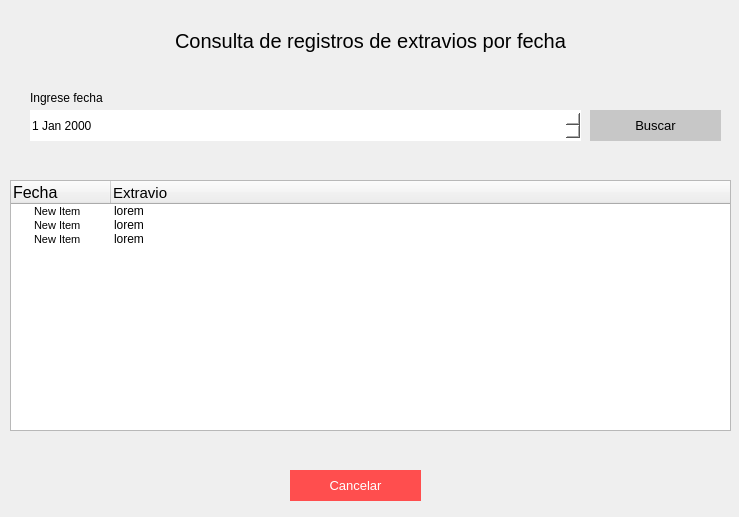
<?xml version="1.0" encoding="UTF-8"?>
<ui version="4.0">
 <class>Form</class>
 <widget class="QWidget" name="Form">
  <property name="geometry">
   <rect>
    <x>0</x>
    <y>0</y>
    <width>739</width>
    <height>517</height>
   </rect>
  </property>
  <property name="windowTitle">
   <string>Form</string>
  </property>
  <widget class="QLabel" name="label_2">
   <property name="geometry">
    <rect>
     <x>10</x>
     <y>20</y>
     <width>721</width>
     <height>41</height>
    </rect>
   </property>
   <property name="styleSheet">
    <string notr="true">font-size:20px;
</string>
   </property>
   <property name="text">
    <string>Consulta de registros de extravios por fecha</string>
   </property>
   <property name="alignment">
    <set>Qt::AlignCenter</set>
   </property>
  </widget>
  <widget class="QTreeWidget" name="ca_tabla">
   <property name="geometry">
    <rect>
     <x>10</x>
     <y>180</y>
     <width>721</width>
     <height>251</height>
    </rect>
   </property>
   <column>
    <property name="text">
     <string>Fecha</string>
    </property>
    <property name="font">
     <font>
      <pointsize>12</pointsize>
     </font>
    </property>
   </column>
   <column>
    <property name="text">
     <string>Extravio</string>
    </property>
    <property name="font">
     <font>
      <pointsize>11</pointsize>
     </font>
    </property>
   </column>
   <item>
    <property name="text">
     <string>New Item</string>
    </property>
    <property name="font">
     <font>
      <pointsize>8</pointsize>
     </font>
    </property>
    <property name="text">
     <string>lorem</string>
    </property>
   </item>
   <item>
    <property name="text">
     <string>New Item</string>
    </property>
    <property name="font">
     <font>
      <pointsize>8</pointsize>
     </font>
    </property>
    <property name="text">
     <string>lorem</string>
    </property>
   </item>
   <item>
    <property name="text">
     <string>New Item</string>
    </property>
    <property name="font">
     <font>
      <pointsize>8</pointsize>
     </font>
    </property>
    <property name="text">
     <string>lorem</string>
    </property>
   </item>
  </widget>
  <widget class="QPushButton" name="ca_btn_buscar">
   <property name="geometry">
    <rect>
     <x>590</x>
     <y>110</y>
     <width>131</width>
     <height>31</height>
    </rect>
   </property>
   <property name="styleSheet">
    <string notr="true">background-color: rgb(199, 199, 199);
color:black;
font-size:10pt;
border:none;</string>
   </property>
   <property name="text">
    <string>Buscar</string>
   </property>
  </widget>
  <widget class="QLabel" name="label">
   <property name="geometry">
    <rect>
     <x>30</x>
     <y>90</y>
     <width>541</width>
     <height>16</height>
    </rect>
   </property>
   <property name="text">
    <string>Ingrese fecha</string>
   </property>
  </widget>
  <widget class="QPushButton" name="ca_btn_cancelar">
   <property name="geometry">
    <rect>
     <x>290</x>
     <y>470</y>
     <width>131</width>
     <height>31</height>
    </rect>
   </property>
   <property name="styleSheet">
    <string notr="true">color:white;
font-size:10pt;
border:none;
background-color:#ff4e4e;</string>
   </property>
   <property name="text">
    <string>Cancelar</string>
   </property>
  </widget>
  <widget class="QDateEdit" name="ca_input_buscar">
   <property name="geometry">
    <rect>
     <x>30</x>
     <y>110</y>
     <width>551</width>
     <height>31</height>
    </rect>
   </property>
   <property name="styleSheet">
    <string notr="true">border:none;
background-color: rgb(255, 255, 255);
font: 11pt &quot;MS Shell Dlg 2&quot;;</string>
   </property>
  </widget>
 </widget>
 <tabstops>
  <tabstop>ca_tabla</tabstop>
 </tabstops>
 <resources/>
 <connections/>
</ui>
